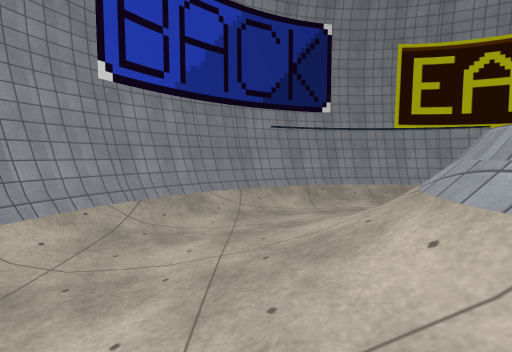
view 1 (above)

12 first-person views from a walk through a scene from a Unity 3-D project. The camera is 1.4 m above the floor, tilts 4° down and sees 85° across. The floor is counted in squares, 1 m on a side. Each view is taken from the middle of a square. On the plan, view 1 faces up. The plan holds only what a view shows up to about 14 squares ahead; the rest is blank. The place goes on beyond the plan. Some surface patterns are stand-ins.

view 2
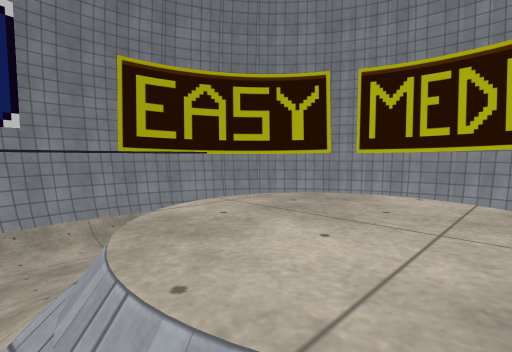

view 3
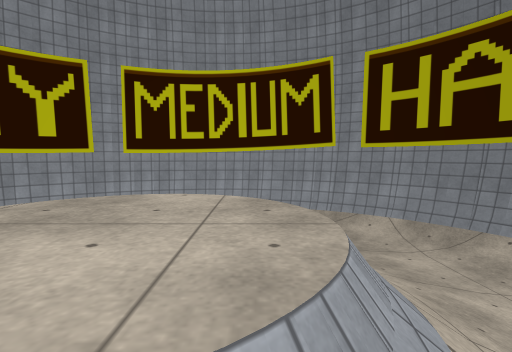

view 4
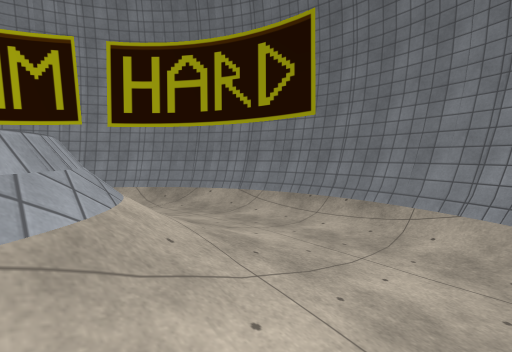

view 5
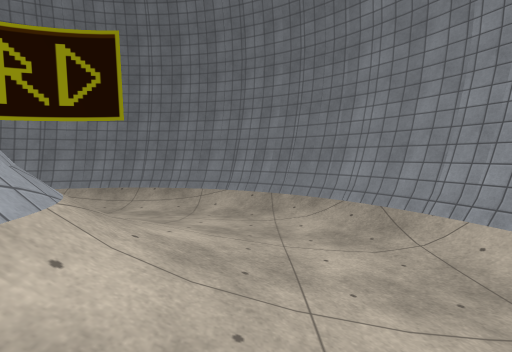

view 6
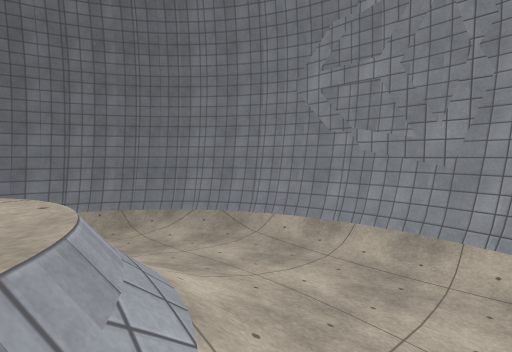

view 7
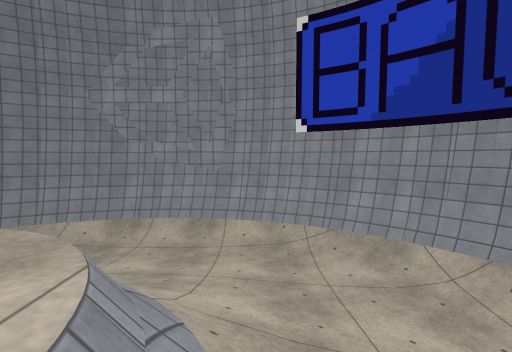

view 8
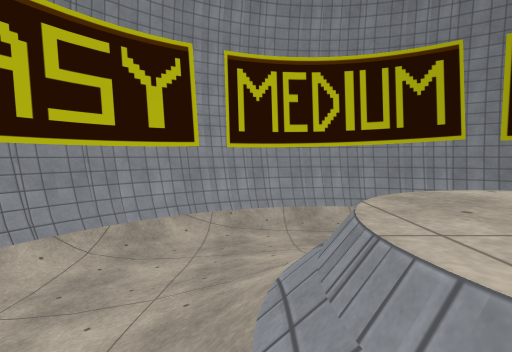

view 9
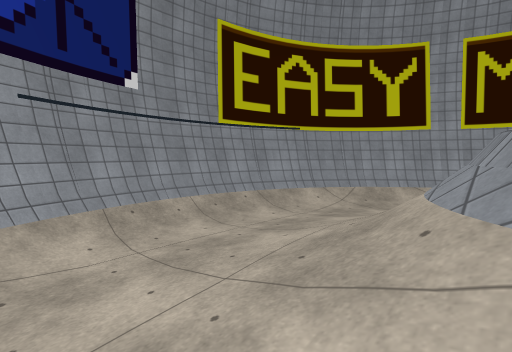

view 10
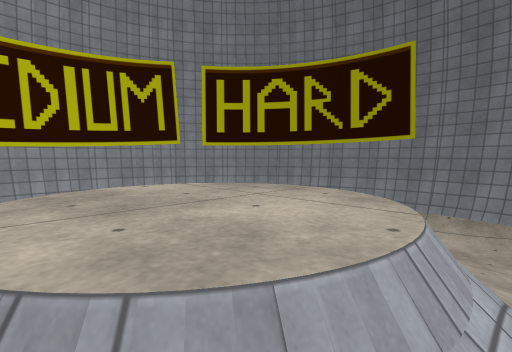

view 11
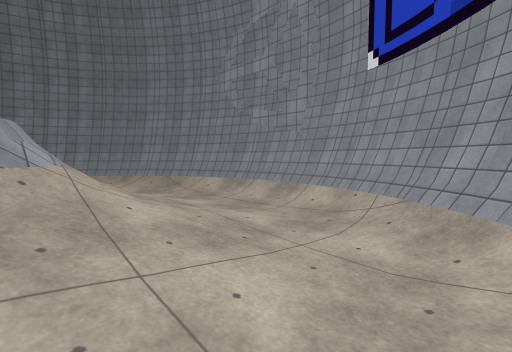

view 12
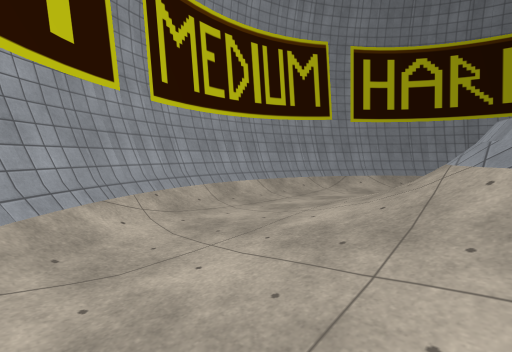

### Floor plan
Key: @ floor where view 1 was taken; # wall or solid block; . main floor; : floor 0.25 m higher than the main floor; + floor 0.5 m higher than the main floor; * floor 2 m higher than the main floor; / step, stairs or slope; = window, fence, low wall or low ledge; O other object.
Columns run from 5 left of view 1 to 14 right of it. Each row starts with its distance up from view 1.
 12       #######
 11     ###==//#####
 10    ##=/....../O##
  9   ##//........//##
  8  ##/............###
  7 ##=....::::::....##
  6 ##/...://////:.../#
  5 #=...:////////:...#
  4 #/...//////////...#
  3 #/..:////**////:..#
  2 #/..:+/=****/ +:.. #
  1 #/..:////**/   :.. #
  0 #=...@/////    ...=#
 -1 ##/..://////// ../##
 -2 ##/...://////:.../##
 -3  ##/....::::....OO#
 -4  ###/........../###
 -5   ###//......//###
 -6    ###=///// O###
 -7      ##########

Positions as (right, up) in squares from view 1, and headings:
1: (0, 0), facing up
2: (2, 1), facing up-right
3: (2, 1), facing right
4: (0, 1), facing down-right
5: (0, 4), facing down
6: (3, 5), facing down-left
7: (5, 5), facing left
8: (3, 5), facing right
9: (0, 4), facing up-right
10: (2, 4), facing down-right
11: (3, 9), facing down-left
12: (6, 9), facing down-right
